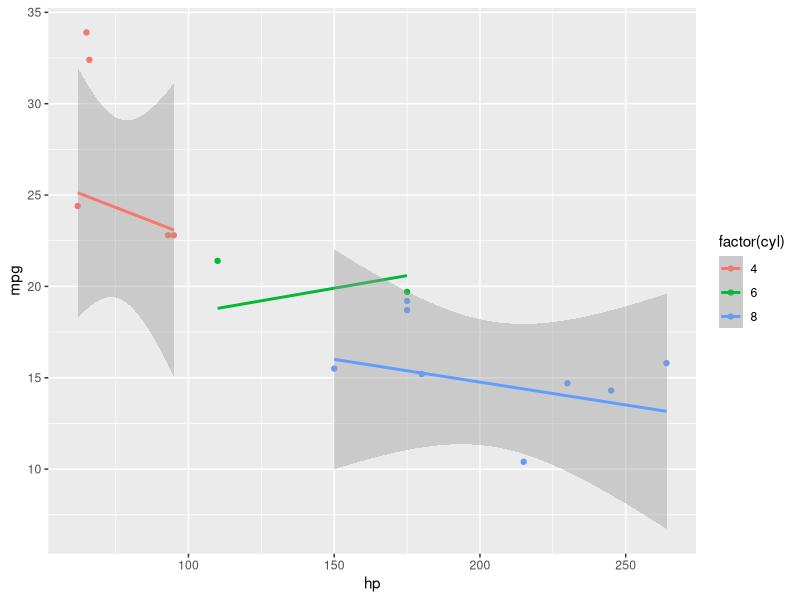

Write R code to recreate this figure.



#Stepwise 

library(MASS)
library(tidyverse)
library(modelr)

?stepAIC()

data("mtcars")

fullmodel <- lm(data=mtcars, mpg ~ factor(cyl) + disp + hp + drat + wt + qsec + 
                  factor(vs) + factor(am) + factor(gear) + factor(carb))
step <- stepAIC(fullmodel)

step$call #gives us the best model it gave in stepAIC

goodmodel <- step$call #now we can  just use the good model
goodmodel <- lm(formula = mpg ~ factor(cyl) + hp + wt + factor(am), data = mtcars)


mtcars %>% add_predictions(goodmodel)
#now we split the data in half

set.seed(123)
set <- caret::createDataPartition(mtcars$mpg)
set <- set$Resample1

train <- mtcars[set,]
test <- mtcars[-set,]

formula(goodmodel)
trainedmodel <- lm(data=train, formula = formula(goodmodel))

add_predictions(test,trainedmodel) %>% 
  ggplot(aes(x=hp,color=factor(cyl))) +
  geom_point(aes(y=mpg)) + geom_smooth(method="lm", aes(y=pred))



